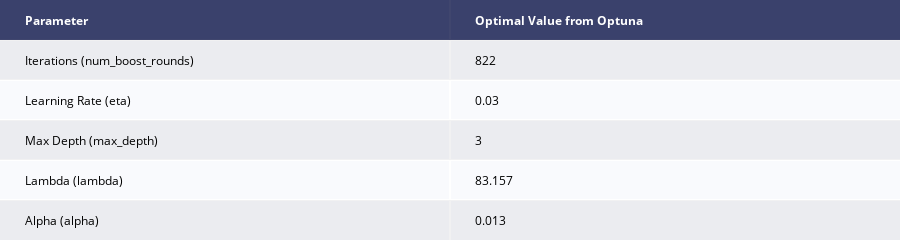

Source (notebook cell):
### Code cell
# Now the validaiton set needs lags
# Note the validation set length is one month
df_valid = df_valid.with_columns([
    (df_train.get_column("Vehicles")[-one_month:].alias("Lag_month")),
    (df_train.get_column("Vehicles")[-one_year:(-one_year + one_month)].alias("Lag_year"))
])

# Set up and run the Optuna study
study_xgb_lag = optuna.create_study(direction = 'minimize')
study_xgb_lag.optimize(objective_xgb, n_trials = 10)

# Create a table showing the best parameters
xgb_lag_table = [["Parameter", "Optimal Value from Optuna"],
                 ["Iterations (num_boost_rounds)", study_xgb_lag.best_params['num_boost_round']],
                 ['Learning Rate (eta)', round(study_xgb_lag.best_params['eta'], 3)],
                 ['Max Depth (max_depth)', round(study_xgb_lag.best_params['max_depth'], 3)],
                 ['Lambda (lambda)', round(study_xgb_lag.best_params['lambda'], 3)],
                 ['Alpha (alpha)', round(study_xgb_lag.best_params['alpha'], 3)]]

ff.create_table(xgb_lag_table)

### Figure 1 — Plotly figure (JSON) as saved in the notebook; plotly's stock layout.template omitted (floating-point values rounded to 4 significant figures)
{"data": [{"colorscale": [[0, "#00083e"], [0.5, "#ededee"], [1, "#ffffff"]], "hoverinfo": "none", "opacity": 0.75, "showscale": false, "type": "heatmap", "z": [[0, 0], [0.5, 0.5], [1, 1], [0.5, 0.5], [1, 1], [0.5, 0.5]]}], "layout": {"annotations": [{"align": "left", "font": {"color": "#ffffff"}, "showarrow": false, "text": "<b>Parameter</b>", "x": -0.45, "xanchor": "left", "xref": "x", "y": 0, "yref": "y"}, {"align": "left", "font": {"color": "#ffffff"}, "showarrow": false, "text": "<b>Optimal Value from Optuna</b>", "x": 0.55, "xanchor": "left", "xref": "x", "y": 0, "yref": "y"}, {"align": "left", "font": {"color": "#000000"}, "showarrow": false, "text": "Iterations (num_boost_rounds)", "x": -0.45, "xanchor": "left", "xref": "x", "y": 1, "yref": "y"}, {"align": "left", "font": {"color": "#000000"}, "showarrow": false, "text": "822", "x": 0.55, "xanchor": "left", "xref": "x", "y": 1, "yref": "y"}, {"align": "left", "font": {"color": "#000000"}, "showarrow": false, "text": "Learning Rate (eta)", "x": -0.45, "xanchor": "left", "xref": "x", "y": 2, "yref": "y"}, {"align": "left", "font": {"color": "#000000"}, "showarrow": false, "text": "0.03", "x": 0.55, "xanchor": "left", "xref": "x", "y": 2, "yref": "y"}, {"align": "left", "font": {"color": "#000000"}, "showarrow": false, "text": "Max Depth (max_depth)", "x": -0.45, "xanchor": "left", "xref": "x", "y": 3, "yref": "y"}, {"align": "left", "font": {"color": "#000000"}, "showarrow": false, "text": "3", "x": 0.55, "xanchor": "left", "xref": "x", "y": 3, "yref": "y"}, {"align": "left", "font": {"color": "#000000"}, "showarrow": false, "text": "Lambda (lambda)", "x": -0.45, "xanchor": "left", "xref": "x", "y": 4, "yref": "y"}, {"align": "left", "font": {"color": "#000000"}, "showarrow": false, "text": "83.157", "x": 0.55, "xanchor": "left", "xref": "x", "y": 4, "yref": "y"}, {"align": "left", "font": {"color": "#000000"}, "showarrow": false, "text": "Alpha (alpha)", "x": -0.45, "xanchor": "left", "xref": "x", "y": 5, "yref": "y"}, {"align": "left", "font": {"color": "#000000"}, "showarrow": false, "text": "0.013", "x": 0.55, "xanchor": "left", "xref": "x", "y": 5, "yref": "y"}], "height": 230, "margin": {"b": 0, "l": 0, "r": 0, "t": 0}, "xaxis": {"dtick": 1, "gridwidth": 2, "showticklabels": false, "tick0": -0.5, "ticks": "", "zeroline": false}, "yaxis": {"autorange": "reversed", "dtick": 1, "gridwidth": 2, "showticklabels": false, "tick0": 0.5, "ticks": "", "zeroline": false}}}
